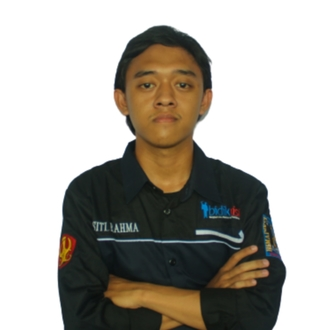
#> input picture 330px-F55120049-(test_image).png, 330 x 330 px
$ python transformasiNegatif.py
#> lines starting #> are read from the running program, lines starting #| are printed output that depends on the picture
import  cv2

img = cv2.imread("330px-F55120049-(test_image).png",0)
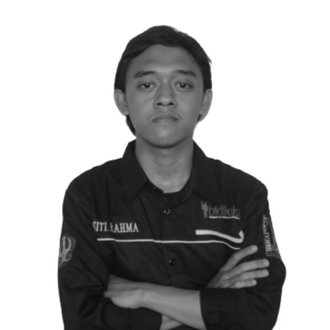
#> img: shape (330, 330); min 11, max 255, mean 172

img_1= 255 - img
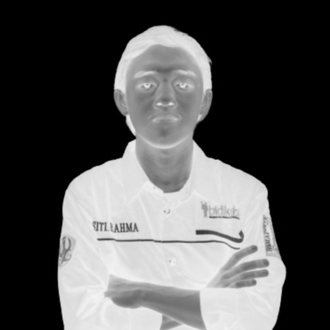
#> img_1: shape (330, 330); min 0, max 244, mean 83

cv2.imshow("citra asli",img)
cv2.imshow("citra negatif",img_1)

cv2.waitKey(0)
cv2.destroyAllWindows()
